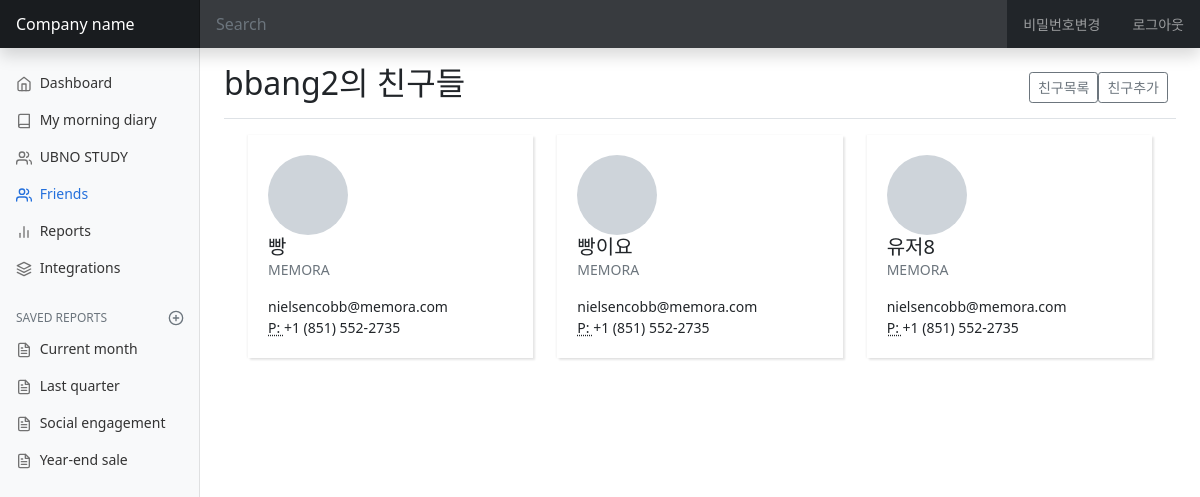
Screenshot of /friends/keon/ (signed in) with the database file from the repository.
### diary/models.py (models this page shows, shortened)
class User(AbstractUser):
    nickname = models.CharField(
        max_length=15,
        unique=True,
        null=True,
        validators=[validate_no_special_characters],
        error_messages={'unique': '이미 사용중인 닉네임입니다.'},
    )
    friends = models.ManyToManyField('self', blank=True)

### diary/views.py (the view)
# urls.py: path('friends/<str:username>/', views.friends, name='friends'),
def friends(request, username):
    friend_list = User.objects.get(username = username).friends.all()
    context = {
        "friend_list": friend_list
    }
    return render(request, 'friends/friends.html', context=context)

### diary/templates/friends/friends.html
{% extends 'base.html' %}
{% load static %}
{% block css %}
<link href={% static 'friends/css/friends.css' %} rel="stylesheet">
{% endblock css %}
{% block main_area %}
<main class="col-md-9 ms-sm-auto col-lg-10 px-md-4">
	<div class="d-flex justify-content-between flex-wrap flex-md-nowrap align-items-center pt-3 pb-2 mb-3 border-bottom">
		<h1 class="h2">{{ user.username }}의 친구들</h1>
		<div class="btn-toolbar mb-2 mb-md-0">
			<div class="btn-group me-2">
				<a href="{% url 'friends' user.username %}"><button type="button" class="btn btn-sm btn-outline-secondary">친구목록</button></a>
				<a href="{% url 'add-friends' user.username %}"><button type="button" class="btn btn-sm btn-outline-secondary">친구추가</button></a>
			</div>
		</div>
	</div>
	<div class="container">
		<div class="row">
		{% for friend in friend_list %}
			<div class="col-md-6 col-xl-4">
				<div class="card">
					<div class="card-body">
						<div class="media align-items-center"><span style="background-image: url(https://bootdey.com/img/Content/avatar/avatar6.png)" class="avatar avatar-xl mr-3"></span>
							<div class="media-body overflow-hidden">
								<h5 class="card-text mb-0">{{friend.nickname}}</h5>
								<p class="card-text text-uppercase text-muted">Memora</p>
								<p class="card-text">
									nielsencobb@memora.com<br><abbr title="Phone">P:  </abbr>+1 (851) 552-2735
								</p>
							</div>
						</div><a href="#" class="tile-link"></a>
					</div>
				</div>
			</div>
		{% endfor %}
		</div>
	</div>
</main>
{% endblock main_area %}

### diary/static/diary/css/dashboard.css (style rules this page uses)
body { font-size: .875rem; }

### diary/static/friends/css/friends.css (style rules this page uses)
.avatar.avatar-xl { width: 5rem; height: 5rem; }
.avatar { width: 2rem; height: 2rem; line-height: 2rem; border-radius: 50%; display: inline-block; background: #ced4da no-repeat center/cover; position: relative; text-align: center; color: #868e96; font-weight: 600; vertical-align: bottom; }
.card { background-color: #fff; border: 0 solid #eee; border-radius: 0; }
.card { margin-bottom: 30px; -webkit-box-shadow: 2px 2px 2px rgba(0,0,0,0.1), -1px 0 2px rgba(0,0,0,0.05); box-shadow: 2px 2px 2px rgba(0,0,0,0.1), -1px 0 2px rgba(0,0,0,0.05); }
.card-body { padding: 1.25rem; }
.tile-link { position: absolute; cursor: pointer; width: 100%; height: 100%; left: 0; top: 0; z-index: 30; }

### rows the page displays
User: username "bbang2", nickname "빵이요"
User: nickname "빵"
User: nickname "유저8"
